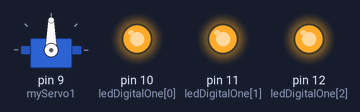
Bench run of a sketch on a simulated Arduino Uno, built with avr-gcc and run on an emulated ATmega328P. Shown: servo, output pins drawn as LEDs (lit = HIGH). Random numbers use the default seed unless the sketch sets one.

Above: at 0.05 s.
At 1.2 s:
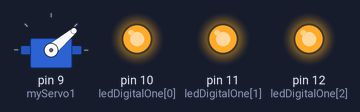
At 2.4 s:
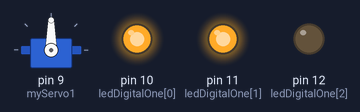
At 4.55 s:
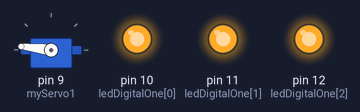
At 6.6 s:
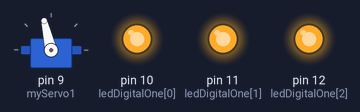
At 9.0 s:
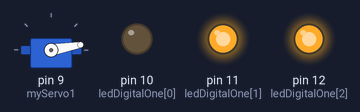
Timing chart, 0 to 11.7 s (numbered marks = the images above):
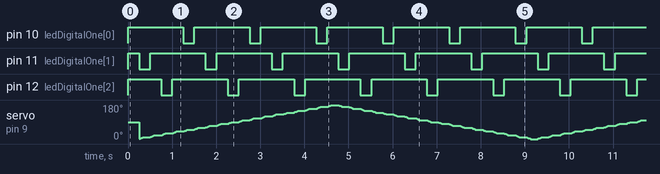

Measured:
- by itself, pin 10 (ledDigitalOne[0]), pin 11 (ledDigitalOne[1]), pin 12 (ledDigitalOne[2]): alternates HIGH for 1.3 s and LOW for 0.25 s

The sketch:

Multi_Color_Blinker.ino
```cpp
/*     ---------------------------------------------------------
 *     |  Experimentation Kit for Arduino Example Code         |
 *     |  CIRC-RGB .: Colourful Light :. (RGB LED)             |
 *     ---------------------------------------------------------
 *
 * We've blinked an LED and controlled eight in sequence now it's time to
 * control colour. Using an RGB LED (actual 3 LEDs in a single housing)
 * we can generate any colour our heart desires.
 *
 * (we'll also use a few programming shortcuts to make the code
 * more portable/readable)
 */

#include <Servo.h>
Servo myServo1;
int myServoPos = 0;
boolean GoingUp = true;

//RGB LED pins
int ledDigitalOne[] = {10, 11, 12}; //the three digital pins of the digital LED
                                   //9 = redPin, 10 = greenPin, 11 = bluePin

const boolean ON = LOW;     //Define on as LOW (this is because we use a common
                            //Anode RGB LED (common pin is connected to +5 volts)
const boolean OFF = HIGH;   //Define off as HIGH

//Predefined Colors
const boolean RED[] = {ON, OFF, OFF};
const boolean GREEN[] = {OFF, ON, OFF};
const boolean BLUE[] = {OFF, OFF, ON};
const boolean YELLOW[] = {ON, ON, OFF};
const boolean CYAN[] = {OFF, ON, ON};
const boolean MAGENTA[] = {ON, OFF, ON};
const boolean WHITE[] = {ON, ON, ON};
const boolean BLACK[] = {OFF, OFF, OFF};
const boolean FALSE = 0;
const boolean TRUE = 1;

//An Array that stores the predefined colors (allows us to later randomly display a color)
const boolean* COLORS[] = {RED, GREEN, BLUE, YELLOW, CYAN, MAGENTA, WHITE, BLACK};
//OK so this is an array of arrays (of pointers?)

boolean isLit = FALSE;
long previousMillis = 0;
long interval = 250;
int ColorIndex = 0;

void setup(){
  for(int i = 0; i < 3; i++){
   pinMode(ledDigitalOne[i], OUTPUT);
   setColorByName(ledDigitalOne, BLACK);   //Set the three LED pins as outputs
  }
  myServo1.attach(9);
}

void loop(){
   unsigned long currentMillis = millis();
   if(currentMillis - previousMillis > interval) { // save the last time you blinked the LED
     previousMillis = currentMillis;
     ChangeLEDState();
     for (int ii=0; ii<10; ii++){
     MoveServo();
     delay (10);
     }
   }

}

void ChangeLEDState(){
  if (isLit == FALSE){
    //SetRandomColor();
    SetNextColor();
    isLit = TRUE;
  }
  else
  {
    setColorByName (ledDigitalOne, BLACK);
    isLit = FALSE;
  }
}


/* Sets an led to any color
   led - a three element array defining the three color pins (led[0] = redPin, led[1] = greenPin, led[2] = bluePin)
   color - a three element boolean array (color[0] = red value (LOW = on, HIGH = off), color[1] = green value, color[2] =blue value)
*/
void setColor(int* led, boolean* color){
 for(int i = 0; i < 3; i++){
   digitalWrite(led[i], color[i]);
 }

}

/* A version of setColor that allows for using const boolean colors
*
*/
void setColorByName(int* led, const boolean* color){
  boolean tempColor[] = {color[0], color[1], color[2]};
  setColor(led, tempColor);
}


void SetRandomColor(){
  int rand = random() % 7; // There are 7 non-black colors in the array, after all.
  setColorByName(ledDigitalOne, COLORS[rand]);  //Set the color of led one to a random color
}


void SetNextColor(){
  ColorIndex++;
  ColorIndex = ColorIndex % 3; // There are 7 non-black colors in the array, after all.
  setColorByName(ledDigitalOne, COLORS[ColorIndex]);  //Set the color of led one to a random color
}


void MoveServo(){
  if (myServoPos >= 180) {GoingUp = false;}
  if (myServoPos <= 0) {GoingUp = true;}
  if (GoingUp) {
    myServoPos += 1;
  }else{
    myServoPos -= 1;
  }
  myServo1.write(myServoPos); // tell servo to go to position in variable 'pos'
}
```
